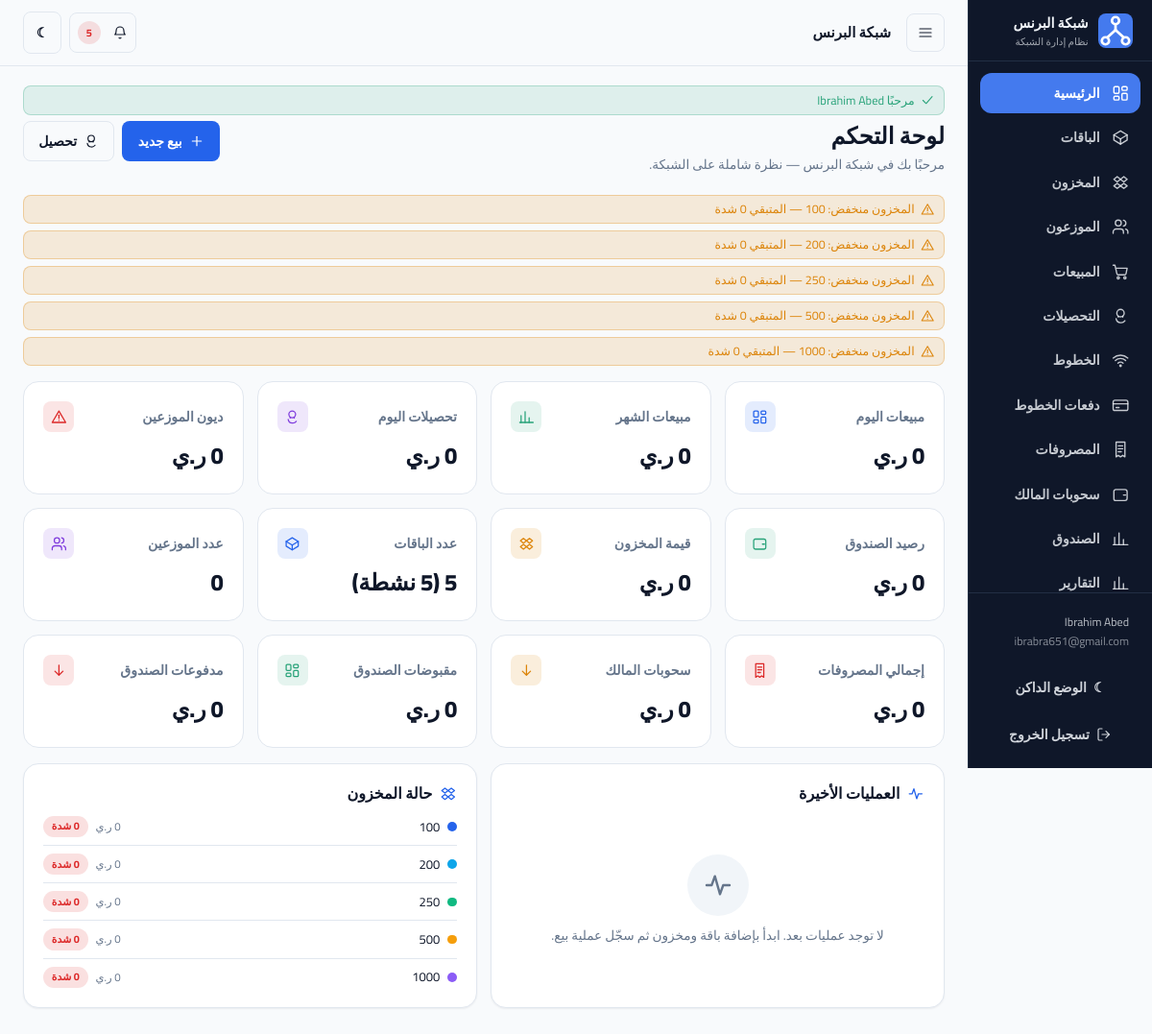
The page / (signed in) on the database its author committed.
### tables this page shows
CREATE TABLE `settings` (
  `id` int unsigned NOT NULL AUTO_INCREMENT,
  `network_name` varchar(150) NOT NULL DEFAULT 'شبكة البرنس',
  `currency` varchar(10) NOT NULL DEFAULT 'YER',
  `currency_symbol` varchar(10) NOT NULL DEFAULT 'ر.ي',
  `admin_email` varchar(190) DEFAULT NULL,
  `opening_balance` decimal(14,2) NOT NULL DEFAULT '0.00',
  `low_stock_threshold` int unsigned NOT NULL DEFAULT '10',
  `updated_at` datetime NOT NULL,
  PRIMARY KEY (`id`)
);

CREATE TABLE `users` (
  `id` int unsigned NOT NULL AUTO_INCREMENT,
  `name` varchar(120) NOT NULL,
  `email` varchar(190) NOT NULL,
  `username` varchar(60) DEFAULT NULL,
  `password_hash` varchar(255) NOT NULL,
  `role` enum('admin','user') NOT NULL DEFAULT 'admin',
  `status` enum('active','disabled') NOT NULL DEFAULT 'active',
  `last_login_at` datetime DEFAULT NULL,
  `created_at` datetime NOT NULL,
  `updated_at` datetime NOT NULL,
  PRIMARY KEY (`id`),
  UNIQUE KEY `uq_users_email` (`email`),
  UNIQUE KEY `uq_users_username` (`username`)
);

CREATE TABLE `packages` (
  `id` int unsigned NOT NULL AUTO_INCREMENT,
  `name` varchar(120) NOT NULL,
  `price` decimal(14,2) NOT NULL DEFAULT '0.00',
  `data_mb` int unsigned NOT NULL DEFAULT '0',
  `hours` int unsigned NOT NULL DEFAULT '0',
  `color` varchar(20) NOT NULL DEFAULT '#2563eb',
  `status` enum('active','inactive') NOT NULL DEFAULT 'active',
  `description` varchar(255) DEFAULT NULL,
  `created_at` datetime NOT NULL,
  `updated_at` datetime NOT NULL,
  PRIMARY KEY (`id`),
  UNIQUE KEY `uq_packages_name` (`name`),
  KEY `idx_packages_status` (`status`)
);

### app/Views/dashboard/index.php (the view, shortened to what the rows shown need)
<?php
$threshold = (int) ($settings['low_stock_threshold'] ?? 10);
$cards = [
    ['مبيعات اليوم', money($stats['todaySalesTotal']), 'dashboard', 'tone-primary'],
    ['مبيعات الشهر', money($stats['monthSalesTotal']), 'chart', 'tone-green'],
    ['تحصيلات اليوم', money($stats['todayCollectionsTotal']), 'coins', 'tone-purple'],
    ['ديون الموزعين', money($stats['totalDistributorDebt']), 'alert', 'tone-red'],
    ['رصيد الصندوق', money($stats['cashBalance']), 'wallet', 'tone-green'],
    ['قيمة المخزون', money($stats['inventoryValue']), 'boxes', 'tone-amber'],
    ['عدد الباقات', $stats['packagesCount'] . ' (' . $stats['activePackagesCount'] . ' نشطة)', 'package', 'tone-primary'],
    ['عدد الموزعين', (string) $stats['distributorsCount'], 'users', 'tone-purple'],
    ['إجمالي المصروفات', money($stats['totalExpenses']), 'receipt', 'tone-red'],
    ['سحوبات المالك', money($stats['totalWithdrawals']), 'arrow-down', 'tone-amber'],
    ['مقبوضات الصندوق', money($stats['cashIn']), 'dashboard', 'tone-green'],
    ['مدفوعات الصندوق', money($stats['cashOut']), 'arrow-down', 'tone-red'],
];
?>
<div class="page-header">
    <div>
        <h1>لوحة التحكم</h1>
        <p>مرحبًا بك في <?= e($settings['network_name'] ?? 'شبكة البرنس') ?> — نظرة شاملة على الشبكة.</p>
    </div>
    <div class="btn-group">
        <a class="btn btn--primary" href="<?= e(url('/sales/create')) ?>"><?= icon('plus') ?> بيع جديد</a>
        <a class="btn btn--outline" href="<?= e(url('/collections')) ?>"><?= icon('coins') ?> تحصيل</a>
    </div>
</div>
<?php if ($alerts['lowStock'] !== [] || $alerts['indebtedDistributors'] !== []): ?>
    <div class="mb-4">
        <?php foreach ($alerts['lowStock'] as $item): ?>
            <div class="alert alert--warning">
                <?= icon('alert') ?>
                <span>المخزون منخفض: <?= e($item['name']) ?> — المتبقي <?= e((string) $item['current']) ?> شدة</span>
            </div>
        <?php endforeach; ?>
    </div>
<?php endif; ?>
<div class="grid grid--stats mb-4">
    <?php foreach ($cards as [$cardTitle, $value, $iconName, $tone]): ?>
        <div class="stat">
            <div class="stat__head">
                <span class="stat__title"><?= e($cardTitle) ?></span>
                <span class="stat__icon <?= e($tone) ?>"><?= icon($iconName) ?></span>
            </div>
            <span class="stat__value"><?= e((string) $value) ?></span>
        </div>
    <?php endforeach; ?>
</div>
<div class="grid grid--two">
    <section class="card card--pad">
        <h3 class="section-title"><?= icon('activity') ?> العمليات الأخيرة</h3>
        <?php if ($recent === []): ?>
            <div class="empty-state">
                <div class="empty-state__icon"><?= icon('activity') ?></div>
                <p>لا توجد عمليات بعد. ابدأ بإضافة باقة ومخزون ثم سجّل عملية بيع.</p>
            </div>
        <?php endif; ?>
    </section>
    <section class="card card--pad">
        <h3 class="section-title"><?= icon('boxes') ?> حالة المخزون</h3>
        <?php if ($stockByPackage === []): ?>
            <div class="empty-state">
                <div class="empty-state__icon"><?= icon('boxes') ?></div>
                <p>لا توجد باقات بعد.</p>
            </div>
        <?php else: ?>
            <div class="stack stack--sm">
                <?php foreach ($stockByPackage as $row): ?>
                    <div class="list-row">
                        <div class="row">
                            <span class="dot dot--sm" style="--dot:<?= e($row['color'] ?: '#2563eb') ?>"></span>
                            <span class="text-sm"><?= e($row['name']) ?></span>
                        </div>
                        <div class="row">
                            <span class="text-xs text-muted"><?= e(money($row['value'])) ?></span>
                            <span class="badge <?= (int) $row['current'] <= $threshold ? 'badge--danger' : 'badge--success' ?>">
                                <?= e((string) $row['current']) ?> شدة
                            </span>
                        </div>
                    </div>
                <?php endforeach; ?>
            </div>
        <?php endif; ?>
    </section>
</div>

### app/Services/Core/helpers.php (shortened to what the rows shown need)
<?php
if (!function_exists('e')) {
    function e(mixed $value): string
    {
        return htmlspecialchars((string) ($value ?? ''), ENT_QUOTES | ENT_SUBSTITUTE, 'UTF-8');
    }
}
if (!function_exists('base_path_url')) {
    function base_path_url(): string
    {
        $dir = rtrim(str_replace('\\', '/', dirname($_SERVER['SCRIPT_NAME'] ?? '/')), '/');
        return $dir === '/' ? '' : $dir;
    }
}
if (!function_exists('url')) {
    function url(string $path = '/'): string
    {
        return base_path_url() . '/' . ltrim($path, '/');
    }
}
if (!function_exists('money')) {
    function money(mixed $amount, ?string $symbol = null): string
    {
        $value = (float) ($amount ?? 0);
        $symbol ??= Setting::symbol();
        return number_format($value, 0, '.', ',') . ' ' . $symbol;
    }
}
if (!function_exists('is_active_path')) {
    function is_active_path(string $path): bool
    {
        $current = parse_url($_SERVER['REQUEST_URI'] ?? '/', PHP_URL_PATH) ?: '/';
        $current = '/' . trim(substr($current, strlen(base_path_url())), '/');
        $path = '/' . trim($path, '/');
        return $path === '/' ? $current === '/' : str_starts_with($current, $path);
    }
}
if (!function_exists('icon')) {
    function icon(string $name, string $class = ''): string
    {
        $path = $paths[$name] ?? $paths['activity'];
        return '<svg class="' . e($class) . '" viewBox="0 0 24 24" fill="none" stroke="currentColor" '
            . 'stroke-width="1.8" stroke-linecap="round" stroke-linejoin="round" aria-hidden="true" focusable="false">'
            . $path . '</svg>';
    }
}

### app/Services/Core/Router.php (shortened to what the rows shown need)
<?php
final class Router
{
    private array $routes = [];
    private function add(string $method, string $pattern, array $handler, array $middleware): void
    {
        $this->routes[] = [
            'method' => $method,
            'pattern' => $pattern,
            'regex' => $this->toRegex($pattern),
            'handler' => $handler,
            'middleware' => $middleware,
        ];
    }
    private function toRegex(string $pattern): string
    {
        $escaped = preg_replace('#\{([a-zA-Z_][a-zA-Z0-9_]*)\}#', '(?P<$1>[^/]+)', $pattern);
        return '#^' . $escaped . '$#';
    }
    public function dispatch(string $method, string $uri): void
    {
        $path = parse_url($uri, PHP_URL_PATH) ?: '/';
        $path = rawurldecode($path);
        $path = '/' . trim($path, '/');
        if ($path === '/') {
            $path = '/';
        }
        foreach ($this->routes as $route) {
            if (!preg_match($route['regex'], $path, $matches)) {
                continue;
            }
            $params = [];
            $this->run($route['handler'], $route['middleware'], $params);
            return;
        }
    }
    private function run(array $handler, array $middleware, array $params): void
    {
        foreach ($middleware as $name) {
            if ($name === 'auth') {
                Auth::requireLogin();
            }
        }
        [$class, $action] = $handler;
        $controller = new $class();
        $controller->{$action}($params);
    }
}

### app/Views/partials/sidebar.php (shortened to what the rows shown need)
<?php
$nav = [
    ['/', 'الرئيسية', 'dashboard'],
    ['/packages', 'الباقات', 'package'],
    ['/inventory', 'المخزون', 'boxes'],
    ['/distributors', 'الموزعون', 'users'],
    ['/sales', 'المبيعات', 'cart'],
    ['/collections', 'التحصيلات', 'coins'],
    ['/lines', 'الخطوط', 'wifi'],
    ['/line-payments', 'دفعات الخطوط', 'credit-card'],
    ['/expenses', 'المصروفات', 'receipt'],
    ['/owner-withdrawals', 'سحوبات المالك', 'wallet'],
    ['/cash', 'الصندوق', 'chart'],
    ['/reports', 'التقارير', 'chart'],
    ['/search', 'البحث', 'search'],
    ['/audit', 'سجل التدقيق', 'history'],
    ['/settings', 'الإعدادات', 'settings'],
    ['/backup', 'النسخ الاحتياطي', 'database'],
];
?>
<aside class="sidebar" data-sidebar>
    <div class="sidebar__brand">
        <div class="sidebar__logo"><?= icon('network') ?></div>
        <div>
            <div class="sidebar__title"><?= e($settings['network_name'] ?? 'شبكة البرنس') ?></div>
            <div class="sidebar__subtitle">نظام إدارة الشبكة</div>
        </div>
    </div>
    <nav class="sidebar__nav">
        <?php foreach ($nav as [$path, $label, $iconName]): ?>
            <a class="nav-item<?= is_active_path($path) ? ' is-active' : '' ?>" href="<?= e(url($path)) ?>">
                <?= icon($iconName) ?>
                <span><?= e($label) ?></span>
            </a>
        <?php endforeach; ?>
    </nav>
    <div class="sidebar__footer">
        <div class="sidebar__user">
            <?= e($currentUser['name'] ?? '') ?><br>
            <span class="opacity-70"><?= e($currentUser['email'] ?? '') ?></span>
        </div>
        <button type="button" class="btn btn--ghost btn--on-dark btn--block" data-theme-toggle>
            <span data-theme-icon>☾</span>
            <span data-theme-label>الوضع الداكن</span>
        </button>
        <form method="post" action="<?= e(url('/logout')) ?>">
            <button type="submit" class="btn btn--ghost btn--on-dark btn--block">
                <?= icon('logout') ?>
                <span>تسجيل الخروج</span>
            </button>
        </form>
    </div>
</aside>

### app/Views/partials/topbar.php (shortened to what the rows shown need)
<header class="topbar">
    <div class="topbar__start">
        <button type="button" class="btn btn--outline btn--icon menu-toggle" data-menu-toggle aria-label="القائمة">
            <?= icon('menu') ?>
        </button>
        <div class="brand-inline">
            <span><?= e($settings['network_name'] ?? 'شبكة البرنس') ?></span>
        </div>
    </div>
    <div class="topbar__end">
        <button type="button" class="btn btn--outline btn--icon" data-theme-toggle aria-label="تبديل المظهر">
            <span data-theme-icon>☾</span>
        </button>
    </div>
</header>

### rows shown on the page
settings: network_name "شبكة البرنس"
users: name "Ibrahim Abed", email "ibrabra651@gmail.com"
packages: name "100", value "0 ر.ي"
packages: name "200", value "0 ر.ي"
packages: name "250", value "0 ر.ي"
packages: name "500", value "0 ر.ي"
packages: name "1000", value "0 ر.ي"

### other values the page prints
$label "الرئيسية"
$label "الباقات"
$label "المخزون"
$label "الموزعون"
$label "المبيعات"
$label "التحصيلات"
$label "الخطوط"
$label "دفعات الخطوط"
$label "المصروفات"
$label "سحوبات المالك"
$label "الصندوق"
$label "التقارير"
$count "5"
$flash['message'] "مرحبًا Ibrahim Abed"
$cardTitle "مبيعات اليوم"
